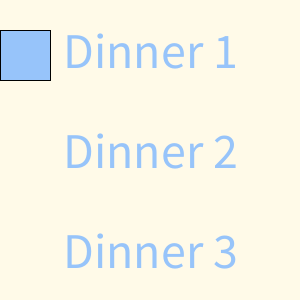
Frame 1 (no input)
Frame 60 (the mouse pressed at the canvas centre just before this capture): identical to frame 1, image omitted
Frame 120 (the mouse held since frame 60 and released just before this capture): identical to frame 1, image omitted

The Processing sketch that drew this single still picture (run headless with seeded random() and noise(); from frame 60 on, the mouse is pressed at the canvas centre):

// Processing sketch: week_13_4_dinner_mouse
// ── week_13_4_dinner_mouse.pde
void setup(){
  size(300,300);
  fill(#97C4FA);
  textSize(50);
  textAlign(CENTER,CENTER);
}

void draw(){
  background(#FFFAE8);
  text("Dinner 1",150,50);
  text("Dinner 2",150,150);
  text("Dinner 3",150,250);
  int choice=mouseX %3;//%3餘數為0,1,2三種結果
  if (choice==0) rect(0,30,50,50);//在0,30的地方畫一個50x50的矩形
  if (choice==1) rect(0,130,50,50);
  if (choice==2) rect(0,230,50,50);
  
}
